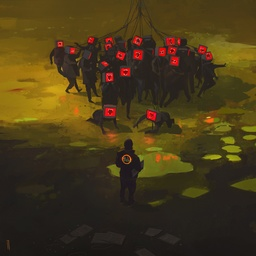
#> input picture Processamento_img/imagem13.jpg, 256 x 256 px, shrunk from 1920 x 1920 before the run, given in place of imgLua.png, which was not available
$ python FiltroLaplace.py
#> lines starting #> are read from the running program, lines starting #| are printed output that depends on the picture; pictures that were not available may be replaced by others from this repository, and a replacement may not be noted
# -*- coding: utf-8 -*-
"""
Created on Tue Dec  5 16:58:17 2023

@author: rodri
"""


import cv2
import numpy
"""
# Solicitar ao usuário o tamanho da matriz da máscara (deve ser ímpar)
kernel_size = int(input("Digite o tamanho da matriz da máscara (ímpar): "))

# Criar uma matriz de máscara vazia com o tamanho inserido pelo usuário
kernel_mascara = numpy.zeros((kernel_size, kernel_size), dtype=numpy.float32)


# Preencher a matriz de máscara com os valores inseridos pelo usuário
print("Digite os valores da máscara:")
for i in range(kernel_size):
    for j in range(kernel_size):
        valor = float(input(f"Valor para a posição ({i},{j}): "))
        kernel_mascara[i, j] = valor
"""


kernel_size=3
kernel_mascara = ([[1, 2, 1],
                   [2, 4, 2],
                   [1, 2, 1]])


kernel_mascara2 = ([[0, -1, 0],
                   [-1, 4, -1],
                   [0, -1, 0]])

kernel_mascara4 = ([[-1, -1, -1],
                   [-1, 8, -1],
                   [-1, -1, -1]])

kernel_mascara5 = ([[1, 1, 1],
                   [1, -8, 1],
                   [1, 1, 1]])

kernel_mascara3=([[1,2,0,0,0],
                 [0,1,1,1,0],
                 [0,1,1,1,0],
                 [0,1,1,1,0],
                 [0,0,0,0,0]])

imagem = cv2.imread('imgLua.png')
#> imagem is the input picture: shape (256, 256, 3); mean B, G, R 25.1, 57.2, 71.8

array=[0]*9

imagemCinza = numpy.zeros((imagem.shape[0], imagem.shape[1]), dtype=numpy.uint8())
imagem2= numpy.zeros((imagem.shape[0]+2, imagem.shape[1]+2), dtype=numpy.uint8())
for i in range(imagem.shape[0]):
    for j in range(imagem.shape[1]):
        imagemCinza[i][j] = (imagem[i][j].sum() // 3)
        imagem2[i+1][j+1] = imagemCinza[i][j]
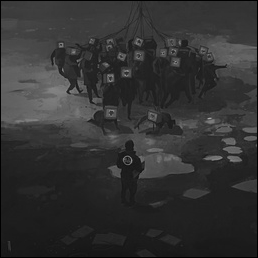
#> imagem2: shape (258, 258); min 0, max 168, mean 50.2
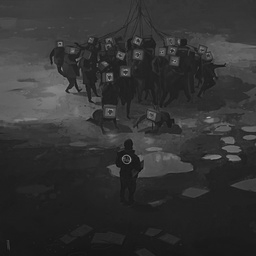
#> imagemCinza: shape (256, 256); min 18, max 168, mean 51


imagem4= numpy.zeros((imagem.shape[0], imagem.shape[1]), dtype=numpy.uint8())
for i in range(1, imagem.shape[0]):
    for j in range(1, imagem.shape[1]):
        soma = 0
        for m in range(kernel_size):
            for n in range(kernel_size):
                soma += imagem2[i + m-(kernel_size // 2)][ j + n-(kernel_size // 2)] * kernel_mascara2[m][n]
        if (soma) < 0:
            soma=0
        elif(soma) > 255:
            soma=255
        imagem4[i, j] = soma
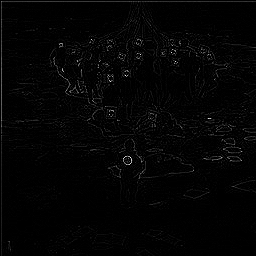
#> imagem4: shape (256, 256); min 0, max 255, mean 4.1


imagem5= numpy.zeros((imagem.shape[0], imagem.shape[1]), dtype=numpy.uint8())
for i in range(1, imagem.shape[0]):
    for j in range(1, imagem.shape[1]):
        soma = 0
        for m in range(kernel_size):
            for n in range(kernel_size):
                soma += imagem2[i + m-(kernel_size // 2)][ j + n-(kernel_size // 2)] * kernel_mascara4[m][n]
        if (soma) < 0:
            soma=0
        elif(soma) > 255:
            soma=255
        imagem5[i, j] = soma
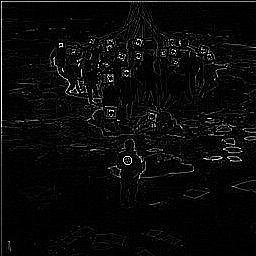
#> imagem5: shape (256, 256); min 0, max 255, mean 10.1


adicao = cv2.add(imagem5, imagem4)
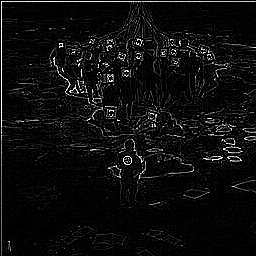
#> adicao: shape (256, 256); min 0, max 255, mean 13.8

cv2.imshow("imagem_cinza", imagemCinza)
cv2.imshow("imagem_processada", imagem4)
cv2.imshow("imagem_processada2", imagem5)
cv2.imshow("imagem_final", adicao)
cv2.imwrite("imagem_processada.jpg", imagem4)

cv2.waitKey(0)
cv2.destroyAllWindows()
